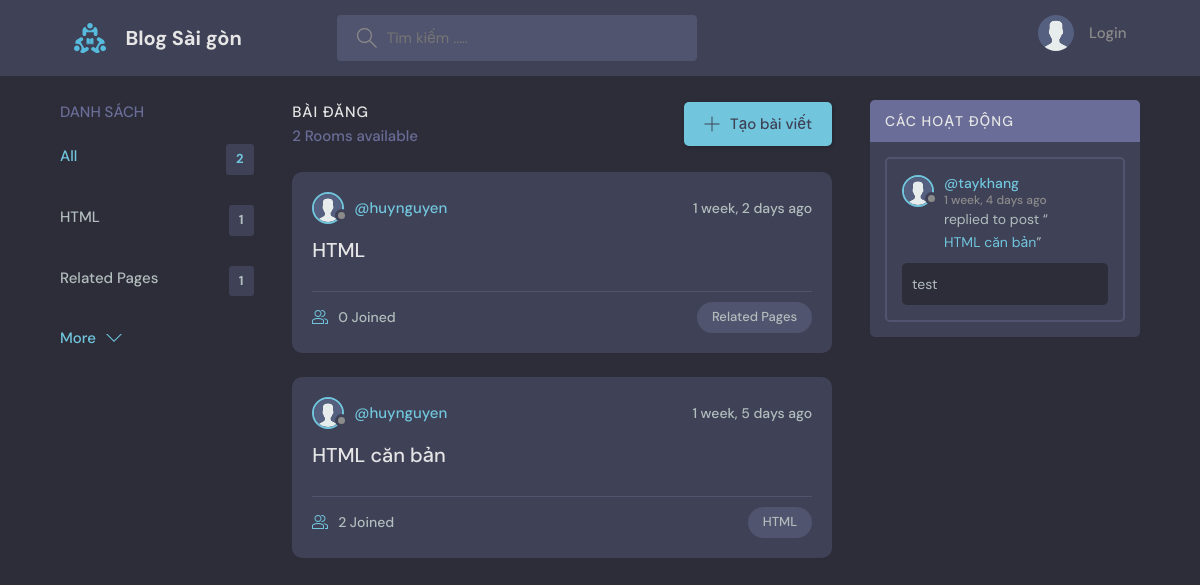
/, run on an earlier commit of the app's database.
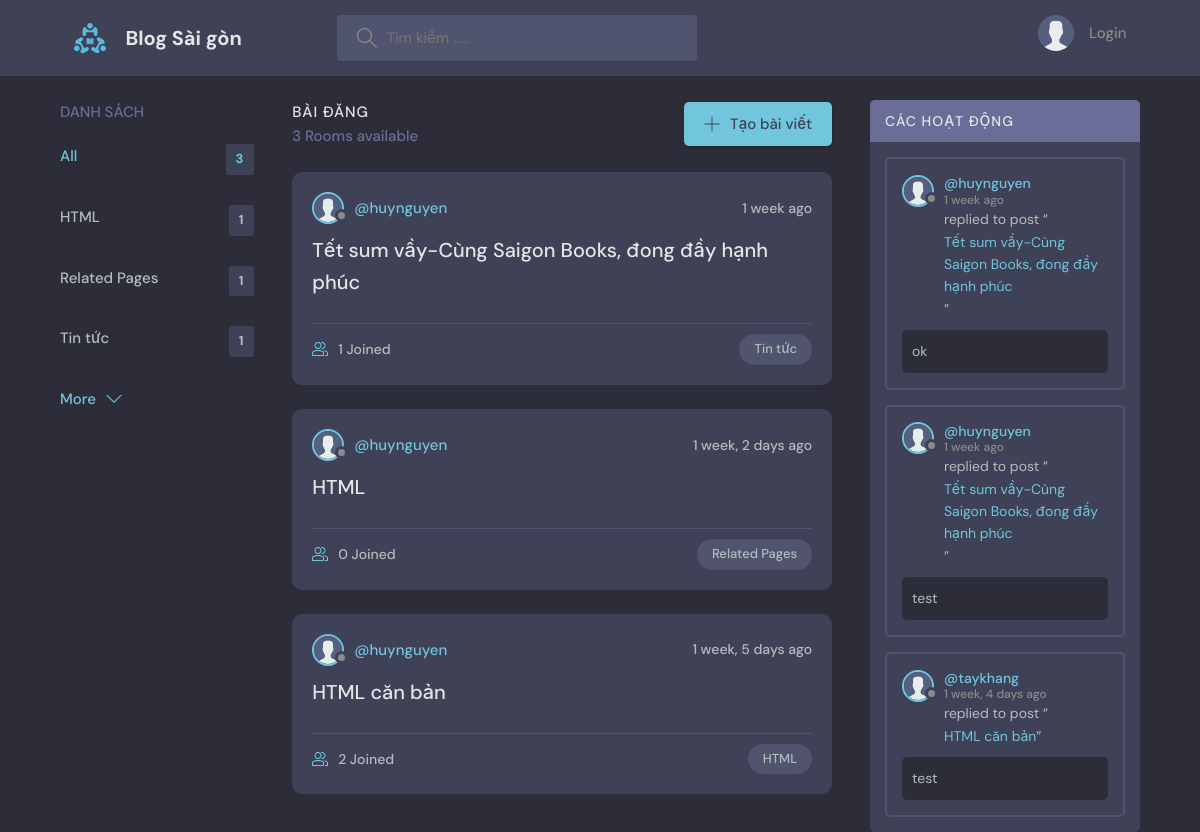
And on a later commit of the database.
### base/models.py (models this page shows, shortened)
class Topic(models.Model):
    name = models.CharField(max_length=200)

class Room(models.Model):
    host = models.ForeignKey(User, on_delete=models.SET_NULL, null=True)
    topic = models.ForeignKey(Topic, on_delete=models.SET_NULL, null=True)
    slug = models.SlugField(null=False, default=uuid.uuid1)
    name = models.CharField(max_length=200)
    description = HTMLField(null=True, blank=True)
    participants = models.ManyToManyField(
        User, related_name='participants', blank=True)
    updated = models.DateTimeField(auto_now=True)
    created = models.DateTimeField(auto_now_add=True)
    class Meta:
        ordering = ['-updated', '-created']
    def __str__(self):
        return self.name

class User(AbstractUser):
    name = models.CharField(max_length=200, null=True)
    email = models.EmailField(unique=True, null=True)
    bio = models.TextField(null=True)
    avatar = models.ImageField(null=True, default="avatar.svg")
    USERNAME_FIELD = 'email'
    REQUIRED_FIELDS = []

class Message(models.Model):
    user = models.ForeignKey(User, on_delete=models.CASCADE)
    room = models.ForeignKey(Room, on_delete=models.CASCADE)
    body = models.TextField()
    updated = models.DateTimeField(auto_now=True)
    created = models.DateTimeField(auto_now_add=True)
    class Meta:
        ordering = ['-updated', '-created']

### base/views.py (the view)
# urls.py: path('', views.home, name="home"),
def home(request):
    q = request.GET.get('q') if request.GET.get('q') != None else ''
    rooms = Room.objects.filter(
        Q(topic__name__icontains=q) |
        Q(name__icontains=q) |
        Q(description__icontains=q)
    )
    topics = Topic.objects.all()[0:5]
    room_count = rooms.count()
    room_messages = Message.objects.filter(
        Q(room__topic__name__icontains=q))[0:3]
    if(request.GET.get('limit')):
        messages.error(request, request.GET.get('mess'))
    context = {'rooms': rooms, 'topics': topics,
               'room_count': room_count, 'room_messages': room_messages}
    return render(request, 'base/home.html', context)

### base/templates/base/home.html (shortened to what this page needs)
{% extends 'main.html' %}
{% block content %}
<main class="layout layout--3">
  <div class="container">
    {% include 'base/topics_component.html' %}
    <div class="roomList">
      <div class="roomList__header">
        <div>
          <h2>Bài đăng</h2>
          <p>{{room_count}} Rooms available</p>
        </div>
        <a class="btn btn--main" href="{% url 'create-room' %}">
          <svg version="1.1" xmlns="http://www.w3.org/2000/svg" width="32" height="32" viewBox="0 0 32 32">
            <title>add</title>
            <path
              d="M16.943 0.943h-1.885v14.115h-14.115v1.885h14.115v14.115h1.885v-14.115h14.115v-1.885h-14.115v-14.115z">
            </path>
          </svg>
          Tạo bài viết
        </a>
      </div>
      {% include 'base/feed_component.html' %}
    </div>
    {% include 'base/activity_component.html' %}
  </div>
</main>
{% endblock %}

### base/templates/base/topics_component.html
<div class="topics">
    <div class="topics__header">
        <h2>Danh sách</h2>
    </div>
    <ul class="topics__list">
        <li>
            <a href="{% url 'home' %}" class="active">All <span>{{topics.count}}</span></a>
        </li>
        {% for topic in topics %}
        <li>
            <a href="{% url 'home' %}?q={{topic.name}}">{{topic.name}}<span>{{topic.room_set.all.count}}</span></a>
        </li>
        {% endfor %}
    </ul>
    <a class="btn btn--link" href="{% url 'topics' %}">
        More
        <svg version="1.1" xmlns="http://www.w3.org/2000/svg" width="32" height="32" viewBox="0 0 32 32">
            <title>chevron-down</title>
            <path d="M16 21l-13-13h-3l16 16 16-16h-3l-13 13z"></path>
        </svg>
    </a>
</div>

### base/templates/base/feed_component.html (shortened to what this page needs)
{% for room in rooms %}
<div class="roomListRoom">
    <div class="roomListRoom__header">
        <a href="{% url 'user-profile' room.host.id %}" class="roomListRoom__author">
            <div class="avatar avatar--small">
                <img src="{{room.host.avatar.url}}" />
            </div>
            <span>@{{room.host.username}}</span>
        </a>
        <div class="roomListRoom__actions">
            <span>{{room.created|timesince}} ago</span>
        </div>
    </div>
    <div class="roomListRoom__content">
        <a href="{% url 'room' room.id %}">{{room.name}}</a>
    </div>
    <div class="roomListRoom__meta">
        <a href="{% url 'room' room.id %}" class="roomListRoom__joined">
            {{room.participants.all.count}} Joined
        </a>
        <p class="roomListRoom__topic">{{room.topic.name}}</p>
    </div>
</div>
{% endfor %}

### base/templates/base/activity_component.html (shortened to what this page needs)
<div class="activities">
    <div class="activities__header">
        <h2>Các hoạt động</h2>
    </div>
    {% for message in room_messages %}
    <div class="activities__box">
        <div class="activities__boxHeader roomListRoom__header">
            <a href="{% url 'user-profile' message.user.id %}" class="roomListRoom__author">
                <div class="avatar avatar--small">
                    <img src="{{message.user.avatar.url}}" />
                </div>
                <p>
                    @{{message.user.username}}
                    <span>{{message.created|timesince}} ago</span>
                </p>
            </a>
        </div>
        <div class="activities__boxContent">
            <p>replied to post “<a href="{% url 'room' message.room.id %}">{{message.room}}</a>”</p>
            <div class="activities__boxRoomContent">{{message.body}}</div>
        </div>
    </div>
    {% endfor %}
</div>

What changed in the data, as far as the page shows it:
added Topic: name "Tin tức", room_set.all.count "1"
added Room: host.avatar (placeholder picture), host.username "huynguyen", created "1 week", name "Tết sum vầy-Cùng Saigon Books, đong đầy hạnh phúc", participants.all.count "1", topic.name "Tin tức"
added Message: user.avatar (placeholder picture), user.username "huynguyen", created "1 week", room "Tết sum vầy-Cùng Saigon Books, đong đầy hạnh phúc", body "ok"
added Message: user.avatar (placeholder picture), user.username "huynguyen", created "1 week", room "Tết sum vầy-Cùng Saigon Books, đong đầy hạnh phúc", body "test"
Also different on the page:
{{ topics.count }}: "2" → "3"
{{ room_count }}: "2" → "3"
